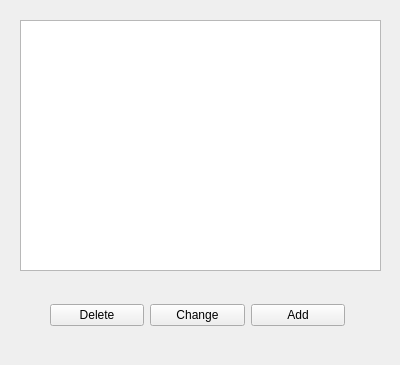
<?xml version="1.0" encoding="UTF-8"?>
<ui version="4.0">
 <class>Form</class>
 <widget class="QWidget" name="Form">
  <property name="geometry">
   <rect>
    <x>0</x>
    <y>0</y>
    <width>400</width>
    <height>365</height>
   </rect>
  </property>
  <property name="windowTitle">
   <string>BookIt</string>
  </property>
  <widget class="QTableWidget" name="tableWidget">
   <property name="geometry">
    <rect>
     <x>20</x>
     <y>20</y>
     <width>361</width>
     <height>251</height>
    </rect>
   </property>
  </widget>
  <widget class="QWidget" name="">
   <property name="geometry">
    <rect>
     <x>50</x>
     <y>300</y>
     <width>295</width>
     <height>30</height>
    </rect>
   </property>
   <layout class="QHBoxLayout" name="horizontalLayout">
    <item>
     <widget class="QPushButton" name="delete_btn">
      <property name="text">
       <string>Delete</string>
      </property>
     </widget>
    </item>
    <item>
     <widget class="QPushButton" name="change_btn">
      <property name="text">
       <string>Change</string>
      </property>
     </widget>
    </item>
    <item>
     <widget class="QPushButton" name="add_btn">
      <property name="text">
       <string>Add</string>
      </property>
     </widget>
    </item>
   </layout>
  </widget>
 </widget>
 <resources/>
 <connections/>
</ui>
